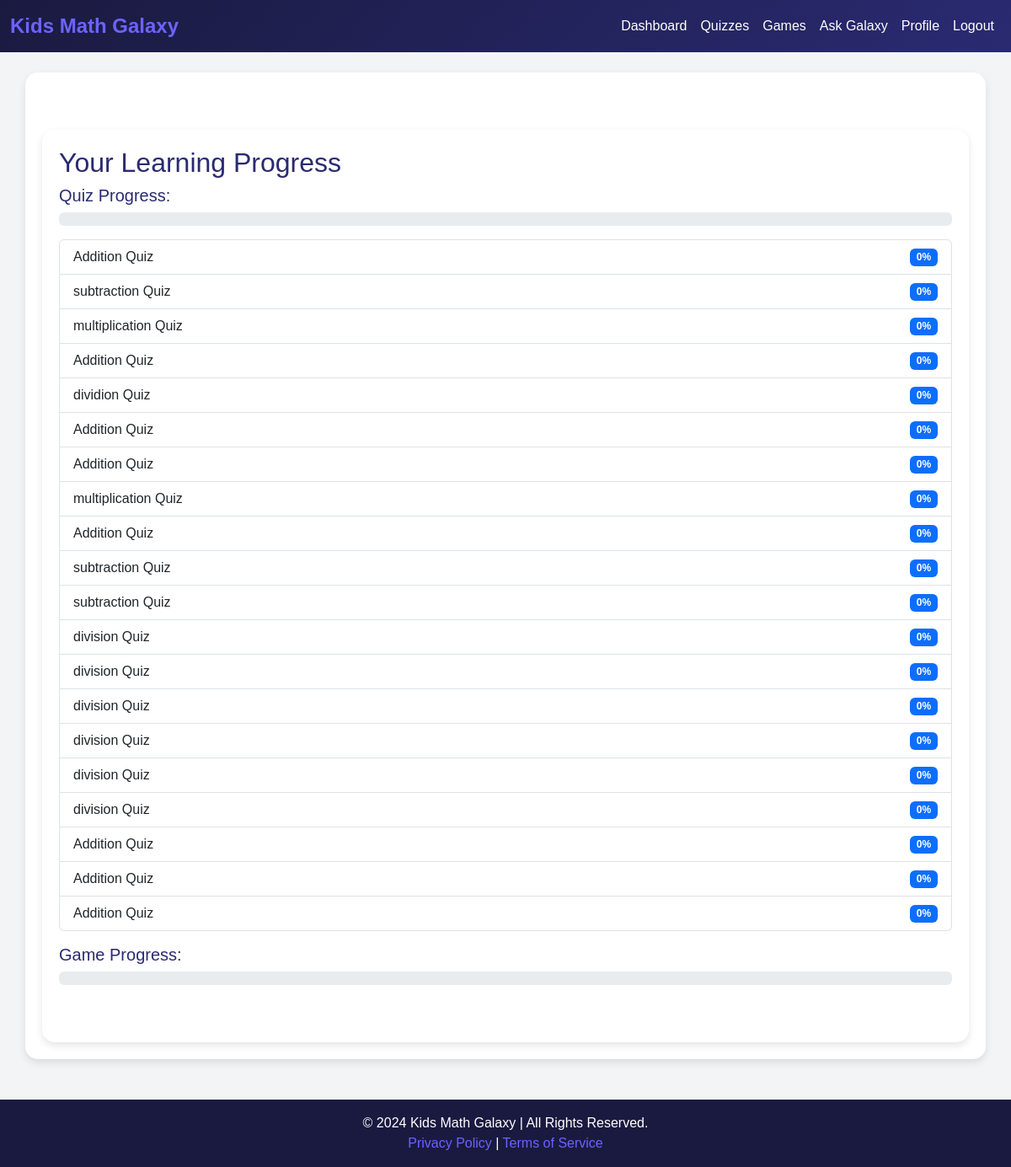
Page /progress (signed in) on the committed database.
### app.py (models this page shows, shortened)
class Quiz(db.Model):
    id = db.Column(db.Integer, primary_key=True)
    title = db.Column(db.String(150), nullable=False)
    difficulty = db.Column(db.String(50), nullable=False)
    questions = db.Column(db.Text)  # Store questions as text
    answers = db.Column(db.Text)    # Store answers as text
    max_score = db.Column(db.Integer, nullable=False)
    student_id = db.Column(db.Integer, db.ForeignKey('user.id'))
    score = db.Column(db.Integer, nullable=False)

### app.py (the view)
@app.route('/progress')
@login_required
def progress():
    user = db.session.get(User, session['user_id'])
    quizzes = Quiz.query.filter_by(student_id=user.id).all()
    quiz_scores = [{'title': quiz.title, 'score': quiz.score} for quiz in quizzes]
    games_played = user.games_played if user.games_played is not None else 0
    math_game_score = user.math_game_score if user.math_game_score is not None else 0
    progress_data = {
        'total_quizzes': len(quizzes),
        'completed_quizzes': sum(1 for quiz in quizzes if quiz.score == 100),
        'quiz_scores': quiz_scores,
        'total_games': games_played,
        'math_game_score': math_game_score
    }
    return render_template('progress.html', progress=progress_data)

### app.py (called while the page is built)
def login_required(f):
    @wraps(f)
    def decorated_function(*args, **kwargs):
        if 'username' not in session:
            return redirect(url_for('login'))
        return f(*args, **kwargs)
    return decorated_function

### templates/progress.html (shortened to what this page needs)
{% extends "base.html" %}
{% block content %}
<div class="container mt-5">
    <h2>Your Learning Progress</h2>
    <div class="mb-3">
        <h5>Quiz Progress:</h5>
        <div class="progress">
        </div>
        <ul class="list-group mt-3">
            {% for quiz in progress.quiz_scores %}
            <li class="list-group-item d-flex justify-content-between align-items-center">
                {{ quiz.title }}
                <span class="badge bg-primary">{{ quiz.score }}%</span>
            </li>
            {% endfor %}
        </ul>
    </div>
    <div class="mb-3">
        <h5>Game Progress:</h5>
        <div class="progress">
        </div>
        <p class="mt-2">Highest Math Game Score: <strong>{{ progress.math_game_score }}</strong></p>
    </div>
</div>
{% endblock %}

### static/styles.css (style rules this page uses)
body { background: #121212; color: #fff; font-family: 'Orbitron', sans-serif; }

### templates/base.html (style rules this page uses)
body { background: #f3f4f6; font-family: 'Arial', sans-serif; }
h1, h2, h3, h4, h5, h6 { color: #2a2a72; }
.container { background: #fff; border-radius: 15px; padding: 20px; box-shadow: 0 4px 10px rgba(0, 0, 0, 0.1); }

### rows in the picture
Quiz: title "Addition Quiz", score "0"
Quiz: title "subtraction Quiz", score "0"
Quiz: title "multiplication Quiz", score "0"
Quiz: title "Addition Quiz", score "0"
Quiz: title "dividion Quiz", score "0"
Quiz: title "Addition Quiz", score "0"
Quiz: title "Addition Quiz", score "0"
Quiz: title "multiplication Quiz", score "0"
Quiz: title "Addition Quiz", score "0"
Quiz: title "subtraction Quiz", score "0"
Quiz: title "subtraction Quiz", score "0"
Quiz: title "division Quiz", score "0"
Quiz: title "division Quiz", score "0"
Quiz: title "division Quiz", score "0"
Quiz: title "division Quiz", score "0"
Quiz: title "division Quiz", score "0"
Quiz: title "division Quiz", score "0"
Quiz: title "Addition Quiz", score "0"
Quiz: title "Addition Quiz", score "0"
Quiz: title "Addition Quiz", score "0"
